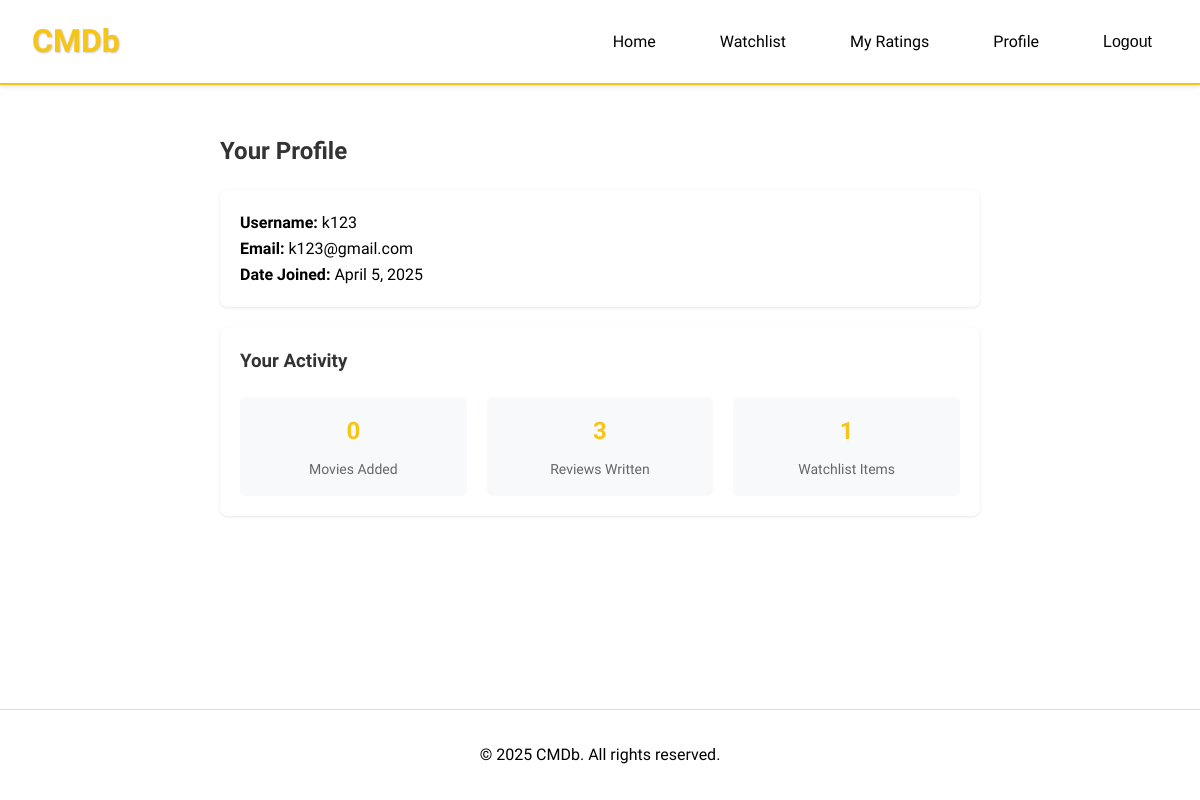
Page /profiles/profile/ (signed in) on the earlier database version.
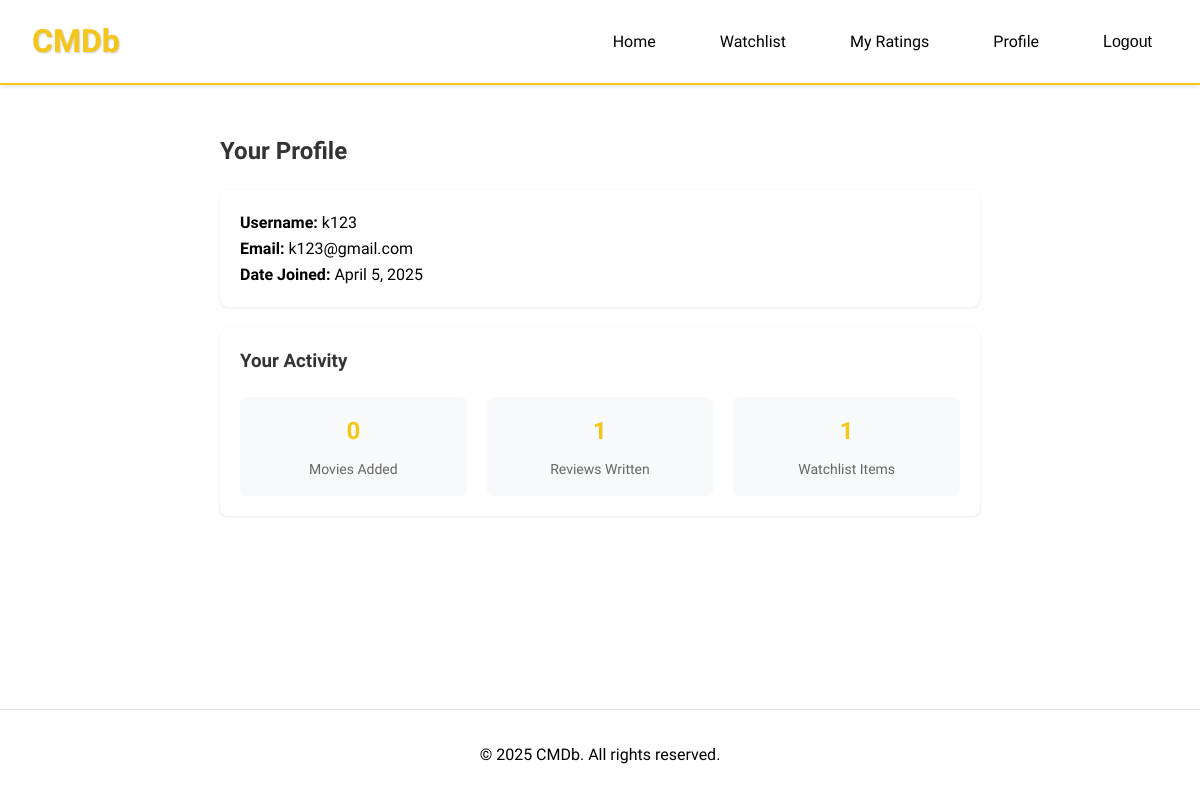
Same page on the later database version.
### profiles/models.py (models this page shows, shortened)
class User(AbstractUser):
    email = models.EmailField(unique=True)
    first_name = models.CharField(max_length=30, blank=True)
    last_name = models.CharField(max_length=150, blank=True)
    groups = models.ManyToManyField(
        "auth.Group", verbose_name=_("groups"), blank=True, related_name="user_groups"
    )
    user_permissions = models.ManyToManyField("auth.Permission", verbose_name=_("user permissions"), blank=True, related_name="user_permissions_set")

### profiles/views.py (the view)
# urls.py: path('profile/', views.profile, name='profile'),
@login_required
def profile(request):
    return render(request, 'profiles/profile.html')

### profiles/templates/profiles/profile.html (shortened to what this page needs)
{% extends 'movies/base.html' %}
{% load static %}
{% block content %}
<div class="container">
    <div class="profile-container">
        <h2>Your Profile</h2>
        <div class="profile-info">
            <p><strong>Username:</strong> {{ user.username }}</p>
            <p><strong>Email:</strong> {{ user.email|default:"Not set" }}</p>
            <p><strong>Date Joined:</strong> {{ user.date_joined|date:"F j, Y" }}</p>
        </div>
        <div class="profile-stats">
            <h3>Your Activity</h3>
            <div class="stats-grid">
                <div class="stat-item">
                    <span class="stat-number">{{ user.added_movies.count }}</span>
                    <span class="stat-label">Movies Added</span>
                </div>
                <div class="stat-item">
                    <span class="stat-number">{{ user.reviews.count }}</span>
                    <span class="stat-label">Reviews Written</span>
                </div>
                <div class="stat-item">
                    <span class="stat-number">{{ user.watchlist_movies.count }}</span>
                    <span class="stat-label">Watchlist Items</span>
                </div>
            </div>
        </div>
    </div>
</div>
{% endblock %}

Differences in the rows shown:
changed User "k123@gmail.com": reviews.count "3" → "1"
